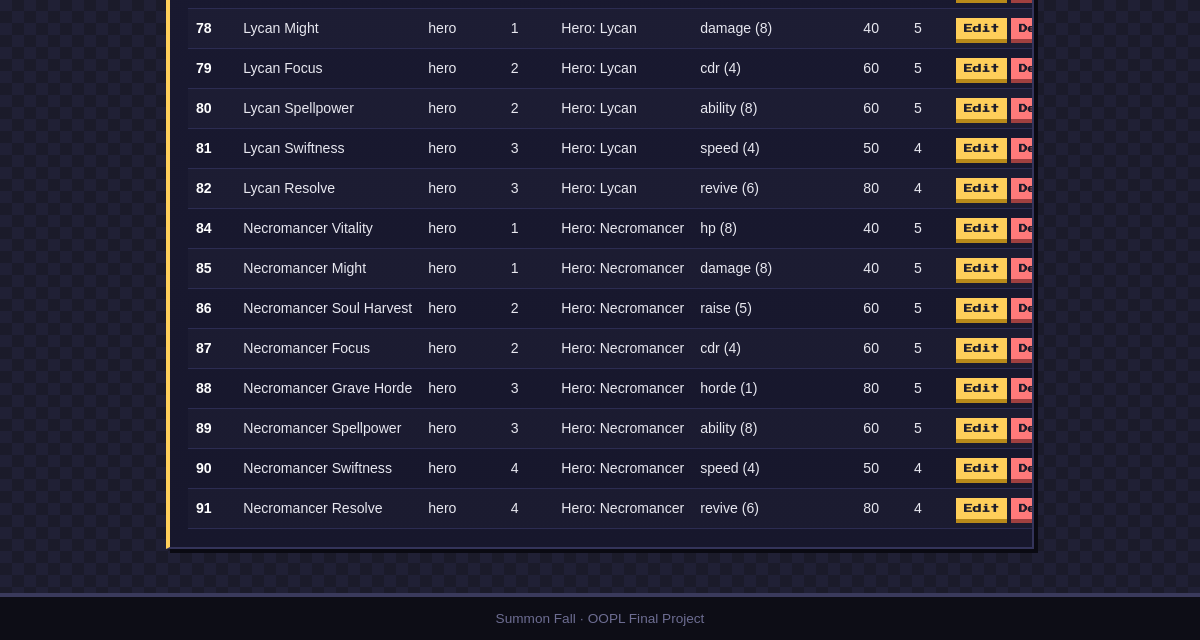
The page /views/admin/skills.php (signed in, lower part) on the database as committed earlier.
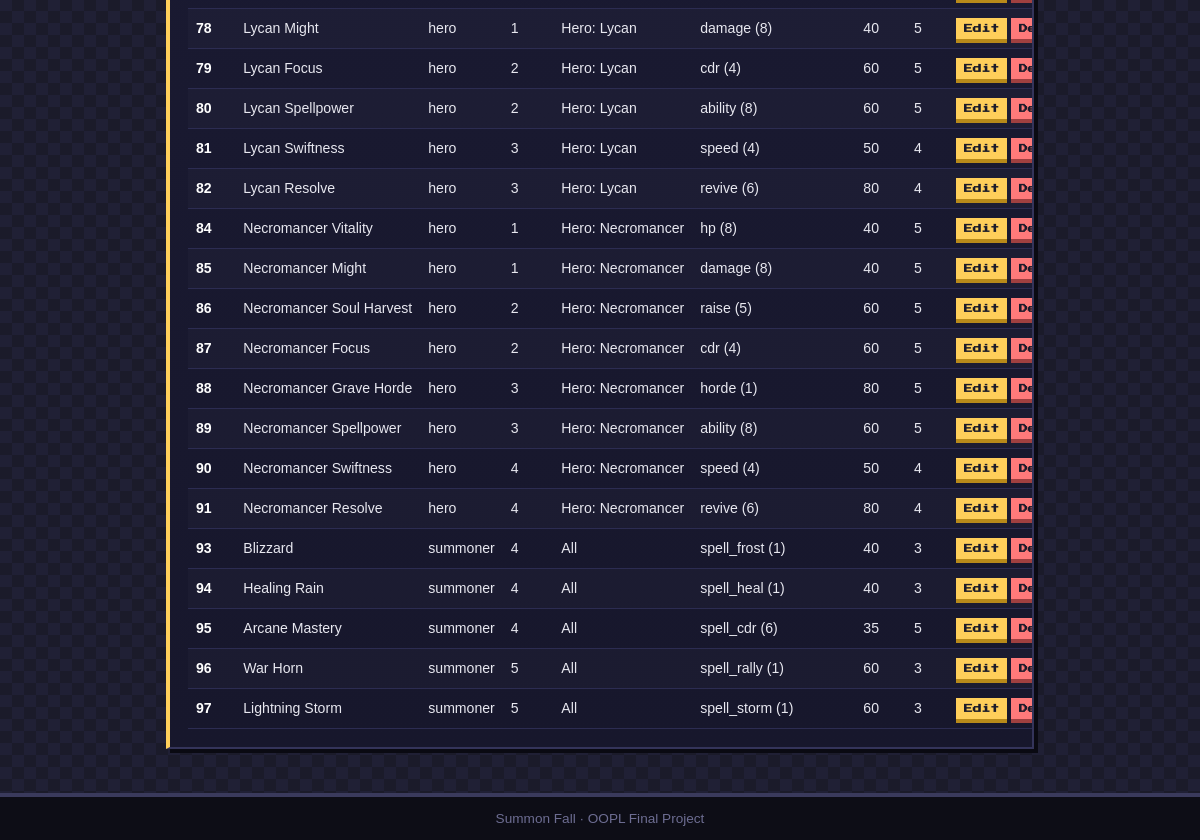
The same page on the database as committed later.
### tables this page shows
CREATE TABLE `skills` (
  `id` int UNSIGNED NOT NULL,
  `name` varchar(40) NOT NULL,
  `description` varchar(160) NOT NULL,
  `branch` varchar(30) NOT NULL,
  `tier` tinyint UNSIGNED NOT NULL,
  `parent_skill_id` int UNSIGNED DEFAULT NULL,
  `unit_id` int UNSIGNED DEFAULT NULL,
  `stat` varchar(30) NOT NULL,
  `bonus_per_level` decimal(6,2) NOT NULL,
  `base_cost` int UNSIGNED NOT NULL,
  `cost_growth` decimal(3,2) NOT NULL DEFAULT '1.50',
  `max_level` tinyint UNSIGNED NOT NULL DEFAULT '5',
  `unit_line` varchar(20) DEFAULT NULL,
  `unit_tier` tinyint NOT NULL DEFAULT '0',
  `unlocks_unit_id` int DEFAULT NULL,
  `hero_id` int DEFAULT NULL
);

### includes/autoload.php (called while the page is built, shortened)
<?php
spl_autoload_register(function (string $class): void {
    $dirs = [BASE_PATH . '/classes/', BASE_PATH . '/classes/exceptions/'];
    foreach ($dirs as $dir) {
        $file = $dir . $class . '.php';
        if (is_file($file)) {
            return;
        }
    }
});

### classes/Skill.php (called while the page is built, shortened)
<?php
class Skill extends Model
{
    private string $name;
    private string $branch;
    private int $tier;
    private ?int $unitId;
    private string $stat;
    private float $bonusPerLevel;
    private int $baseCost;
    private int $maxLevel;
    private ?int $heroId;
    public function __construct(array $s, ?int $id = null)
    {
        $this->name = $s['name'];
        $this->branch = $s['branch'];
        $this->tier = (int) $s['tier'];
        $this->unitId = $s['unit_id'] !== null ? (int) $s['unit_id'] : null;
        $this->stat = $s['stat'];
        $this->bonusPerLevel = (float) $s['bonus_per_level'];
        $this->baseCost = (int) $s['base_cost'];
        $this->maxLevel = (int) $s['max_level'];
        $this->heroId = isset($s['hero_id']) ? (int) $s['hero_id'] : null;
    }
    public function getName(): string { return $this->name; }
    public function getBranch(): string { return $this->branch; }
    public function getTier(): int { return $this->tier; }
    public function getUnitId(): ?int { return $this->unitId; }
    public function getStat(): string { return $this->stat; }
    public function getBonusPerLevel(): float { return $this->bonusPerLevel; }
    public function getBaseCost(): int { return $this->baseCost; }
    public function getMaxLevel(): int { return $this->maxLevel; }
    public function getHeroId(): ?int { return $this->heroId; }
    public static function search(string $q, string $branch, string $sort, string $dir): array
    {
        $cols = ['id', 'name', 'branch', 'tier', 'stat', 'base_cost', 'max_level'];
        $sort = in_array($sort, $cols, true) ? $sort : 'id';
        $dir = strtolower($dir) === 'desc' ? 'DESC' : 'ASC';
        $sql = 'SELECT * FROM skills WHERE 1=1';
        $params = [];
        $sql .= " ORDER BY $sort $dir";
        return array_map(fn($r) => static::fromRow($r), Database::getInstance()->fetchAll($sql, $params));
    }
    protected static function fromRow(array $row): static
    {
        return new static($row, (int) $row['id']);
    }
}

### classes/Database.php (called while the page is built, shortened)
<?php
class Database
{
    private static ?Database $instance = null;
    private PDO $pdo;
    private function __construct()
    {
        $c = require BASE_PATH . '/config/database.php';
        $dsn = "mysql:host={$c['host']};dbname={$c['name']};charset={$c['charset']}";
        try {
            $this->pdo = new PDO($dsn, $c['user'], $c['pass'], [
                PDO::ATTR_ERRMODE            => PDO::ERRMODE_EXCEPTION,
                PDO::ATTR_DEFAULT_FETCH_MODE => PDO::FETCH_ASSOC,
                PDO::ATTR_EMULATE_PREPARES   => false,
            ]);
        } catch (PDOException $e) {
            throw new DatabaseException(DEBUG ? $e->getMessage() : 'Could not connect to the database.', 0, $e);
        }
    }
    public static function getInstance(): Database
    {
        if (self::$instance === null) {
            self::$instance = new Database();
        }
        return self::$instance;
    }
    public function query(string $sql, array $params = []): PDOStatement
    {
        try {
            $stmt = $this->pdo->prepare($sql);
            $stmt->execute($params);
            return $stmt;
        } catch (PDOException $e) {
            throw new DatabaseException(DEBUG ? $e->getMessage() : 'A database error occurred.', 0, $e);
        }
    }
    public function fetchAll(string $sql, array $params = []): array
    {
        return $this->query($sql, $params)->fetchAll();
    }
}

### config/database.php (called while the page is built)
<?php
return [
    'host'    => 'localhost',
    'name'    => 'summon_fall',
    'user'    => 'root',
    'pass'    => '',
    'charset' => 'utf8mb4',
];

### classes/Model.php (called while the page is built, shortened)
<?php
abstract class Model implements Crudable
{
    private ?int $id;
    public function __construct(?int $id = null)
    {
        $this->id = $id;
    }
    public function getId(): ?int { return $this->id; }
}

### includes/admin_helpers.php (called while the page is built, shortened)
<?php
function h($v): string
{
    return htmlspecialchars((string) $v, ENT_QUOTES, 'UTF-8');
}

### classes/Hero.php (called while the page is built, shortened)
<?php
abstract class Hero extends Model
{
    private string $name;
    public function __construct(array $s, ?int $id = null)
    {
        $this->name = $s['name'];
    }
    public function getName(): string { return $this->name; }
    protected static function fromRow(array $row): static
    {
        $type = $row['class_type'] ?? strtolower($row['name']);
        $class = self::MAP[$type] ?? null;
        return new $class($row, (int) $row['id']);
    }
    public static function search(string $q, string $sort, string $dir): array
    {
        $cols = ['id', 'name', 'hp', 'damage', 'speed', 'attack_range', 'revive_sec', 'is_active'];
        $sort = in_array($sort, $cols, true) ? $sort : 'id';
        $dir = strtolower($dir) === 'desc' ? 'DESC' : 'ASC';
        $sql = 'SELECT * FROM heroes WHERE 1=1';
        $params = [];
        $sql .= " ORDER BY $sort $dir";
        return array_map(fn($r) => static::fromRow($r), Database::getInstance()->fetchAll($sql, $params));
    }
}

### views/admin/skills.php (the view, shortened to what the changed rows need)
<?php
require_once __DIR__ . '/../../includes/admin_helpers.php';
$q = trim($_GET['q'] ?? '');
$branch = $_GET['branch'] ?? '';
$sort = $_GET['sort'] ?? 'id';
$dir = $_GET['dir'] ?? 'asc';
$skills = [];
$unitNames = [];
$heroNames = [];
try {
    $skills = Skill::search($q, $branch, $sort, $dir);
    foreach (Unit::all() as $u) {
        $unitNames[$u->getId()] = $u->getName();
    }
    foreach (Hero::search('', 'id', 'asc') as $hh) {
        $heroNames[$hh->getId()] = $hh->getName();
    }
} catch (DatabaseException $e) {
    $error = DEBUG ? $e->getMessage() : 'Could not load skills.';
}
require __DIR__ . '/../../includes/header.php';
?>
<div class="panel table-wrap">
<table class="admin-table">
    <?php foreach ($skills as $s): ?>
        <tr>
            <td><?= $s->getId() ?></td>
            <td><?= h($s->getName()) ?></td>
            <td><?= h($s->getBranch()) ?></td>
            <td><?= $s->getTier() ?></td>
            <td><?= $s->getHeroId() ? 'Hero: ' . h($heroNames[$s->getHeroId()] ?? '?') : ($s->getUnitId() ? h($unitNames[$s->getUnitId()] ?? '?') : 'All') ?></td>
            <td><?= h($s->getStat()) ?> (<?= $s->getBonusPerLevel() ?>)</td>
            <td><?= $s->getBaseCost() ?></td>
            <td><?= $s->getMaxLevel() ?></td>
            <td>
                <a class="btn small" href="skill_form.php?id=<?= $s->getId() ?>">Edit</a>
                <form method="post" onsubmit="return confirm('Delete <?= h($s->getName()) ?>?');">
                    <button class="btn small danger">Delete</button>
                </form>
            </td>
        </tr>
    <?php endforeach; ?>
</table>
</div>
<?php require __DIR__ . '/../../includes/footer.php'; ?>

Rows that differ between the two databases and show on the page:
added skills: id "93", name "Blizzard", branch "summoner", tier "4", shows "All", stat "spell_frost", bonus_per_level "1", base_cost "40", max_level "3"
added skills: id "94", name "Healing Rain", branch "summoner", tier "4", shows "All", stat "spell_heal", bonus_per_level "1", base_cost "40", max_level "3"
added skills: id "95", name "Arcane Mastery", branch "summoner", tier "4", shows "All", stat "spell_cdr", bonus_per_level "6", base_cost "35", max_level "5"
added skills: id "96", name "War Horn", branch "summoner", tier "5", shows "All", stat "spell_rally", bonus_per_level "1", base_cost "60", max_level "3"
added skills: id "97", name "Lightning Storm", branch "summoner", tier "5", shows "All", stat "spell_storm", bonus_per_level "1", base_cost "60", max_level "3"
